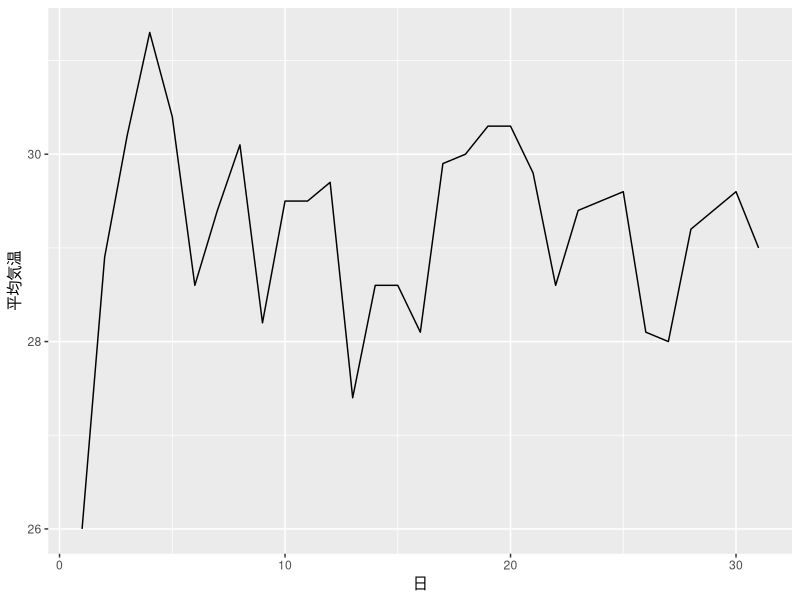
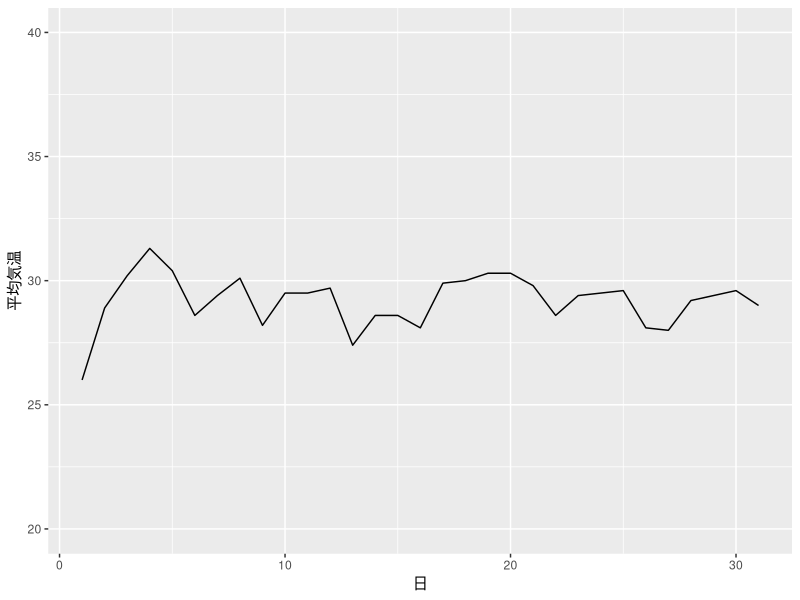
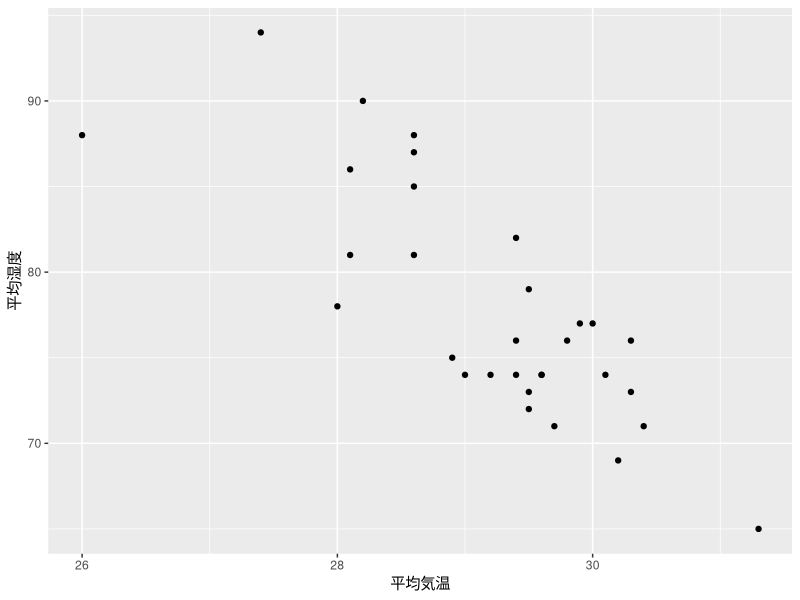

Reproduce these figures in R, in order.
## ---- chunk 1
dfTenki <- read.csv("../tenki.csv")
## ---- chunk 2
library(ggplot2)
ggplot2::ggplot(data = dfTenki,
                aes(x = 日, y = 平均気温)) +
  ggplot2::geom_line()
## ---- chunk 3
library(ggplot2)
ggplot2::ggplot(data = dfTenki,
                aes(x = 日, y = 平均気温)) +
  ggplot2::geom_line() +
  scale_y_continuous(limits = c(20,40),
                   breaks = c(20,25,30,35,40))
## ---- chunk 4
library(ggplot2)
ggplot2::ggplot(data = dfTenki,
                aes(x = 平均気温, y = 平均湿度)) +
  ggplot2::geom_point()
